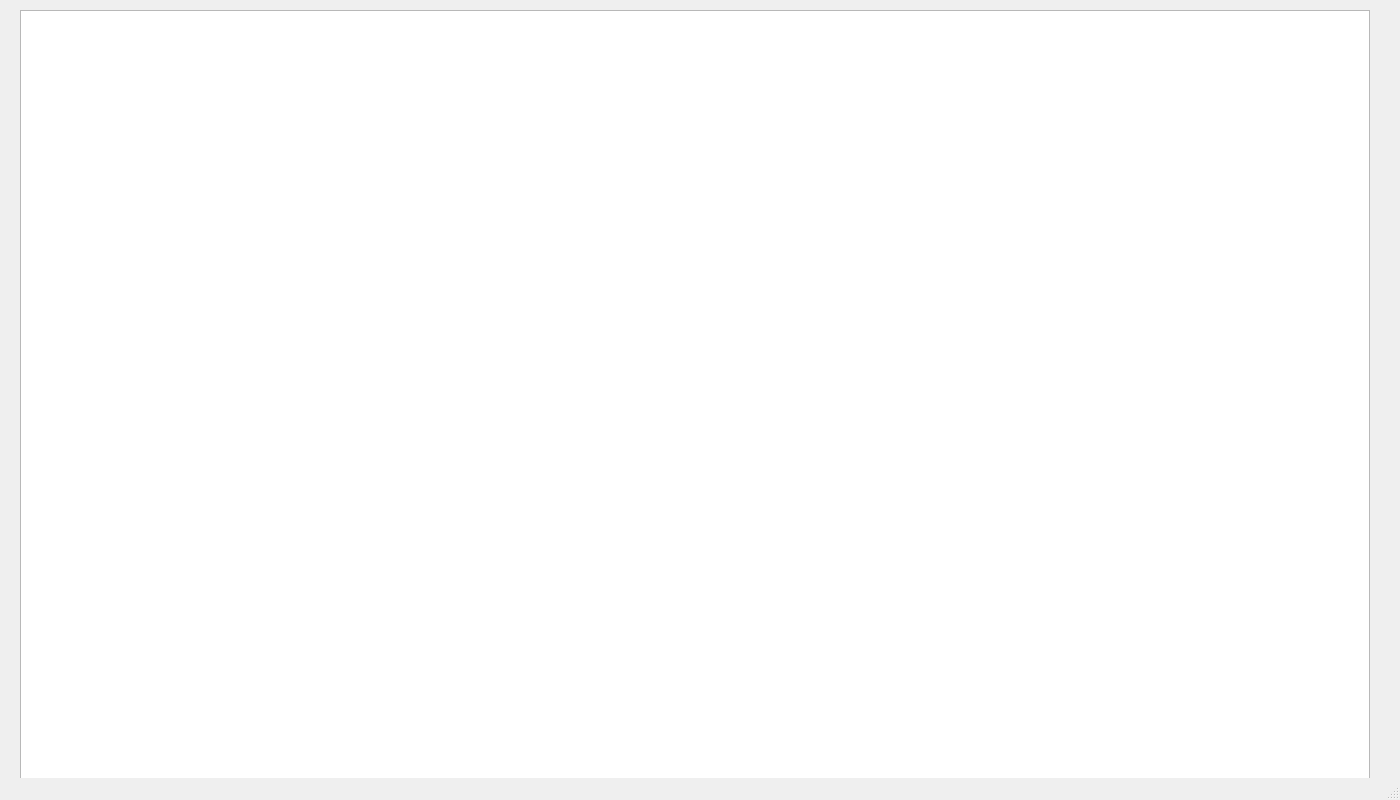
<?xml version="1.0" encoding="UTF-8"?>
<ui version="4.0">
 <class>MainWindow</class>
 <widget class="QMainWindow" name="MainWindow">
  <property name="geometry">
   <rect>
    <x>0</x>
    <y>0</y>
    <width>1400</width>
    <height>800</height>
   </rect>
  </property>
  <property name="windowTitle">
   <string>MainWindow</string>
  </property>
  <widget class="QWidget" name="centralwidget">
   <widget class="QGraphicsView" name="graphicsView">
    <property name="geometry">
     <rect>
      <x>20</x>
      <y>10</y>
      <width>1350</width>
      <height>770</height>
     </rect>
    </property>
   </widget>
  </widget>
  <widget class="QMenuBar" name="menubar">
   <property name="geometry">
    <rect>
     <x>0</x>
     <y>0</y>
     <width>1400</width>
     <height>21</height>
    </rect>
   </property>
  </widget>
  <widget class="QStatusBar" name="statusbar"/>
 </widget>
 <resources/>
 <connections/>
</ui>
